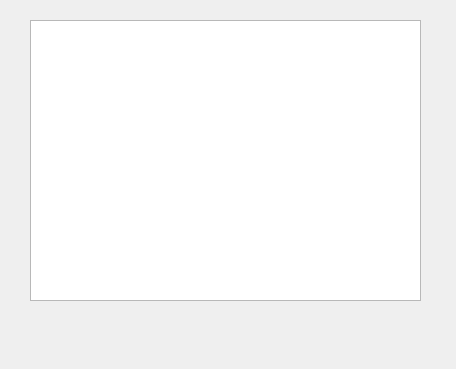
<?xml version="1.0" encoding="UTF-8"?>
<ui version="4.0">
 <class>EnlargedFrameWindow</class>
 <widget class="QWidget" name="EnlargedFrameWindow">
  <property name="geometry">
   <rect>
    <x>0</x>
    <y>0</y>
    <width>456</width>
    <height>369</height>
   </rect>
  </property>
  <property name="windowTitle">
   <string>Frame Viewer</string>
  </property>
  <widget class="QGraphicsView" name="frameView">
   <property name="geometry">
    <rect>
     <x>30</x>
     <y>20</y>
     <width>391</width>
     <height>281</height>
    </rect>
   </property>
   <property name="verticalScrollBarPolicy">
    <enum>Qt::ScrollBarAlwaysOff</enum>
   </property>
   <property name="horizontalScrollBarPolicy">
    <enum>Qt::ScrollBarAlwaysOff</enum>
   </property>
  </widget>
 </widget>
 <resources/>
 <connections/>
</ui>
